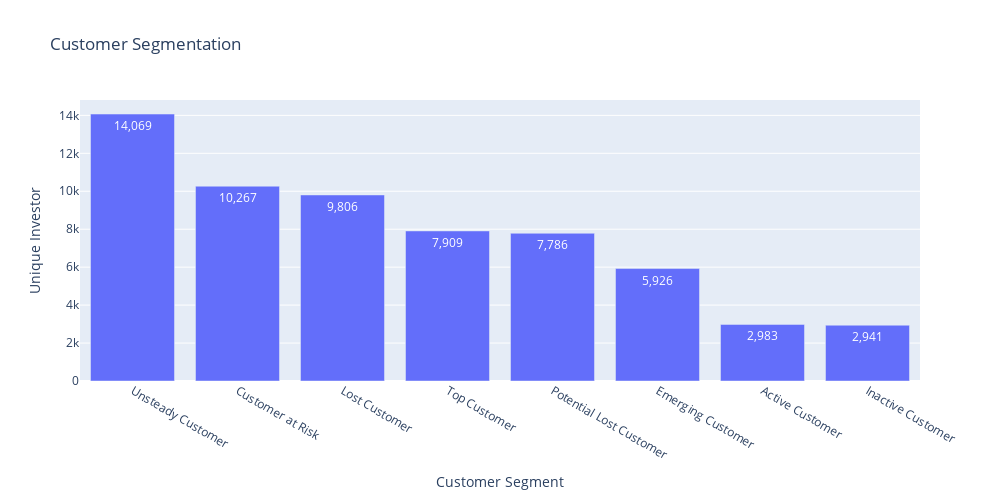

Notebook cell for this chart:
### Code cell
# visualization section
fig = px.bar(
    grouping_segment, x='scoring', y='Customer_ID', text='Customer_ID',
    labels={'scoring':'Customer Segment', 'Customer_ID':'Unique Investor'},
    title='Customer Segmentation'
)
fig.update_traces(texttemplate='%{text:,}')

fig.update_layout(
    autosize=True,
    width=1000,
    height=500
)

fig.show()

### Figure 1 — Plotly figure (JSON) as saved in the notebook; plotly's stock layout.template omitted (floating-point values rounded to 4 significant figures)
{"data": [{"alignmentgroup": "True", "hovertemplate": "Customer Segment=%{x}<br>Unique Investor=%{text}<extra></extra>", "legendgroup": "", "marker": {"color": "#636efa", "pattern": {"shape": ""}}, "name": "", "offsetgroup": "", "orientation": "v", "showlegend": false, "text": [14069, 10267, 9806, 7909, 7786, 5926, 2983, 2941], "textposition": "auto", "texttemplate": "%{text:,}", "type": "bar", "x": ["Unsteady Customer", "Customer at Risk", "Lost Customer", "Top Customer", "Potential Lost Customer", "Emerging Customer", "Active Customer", "Inactive Customer"], "xaxis": "x", "y": [14069, 10267, 9806, 7909, 7786, 5926, 2983, 2941], "yaxis": "y"}], "layout": {"autosize": true, "barmode": "relative", "height": 500, "legend": {"tracegroupgap": 0}, "title": {"text": "Customer Segmentation"}, "width": 1000, "xaxis": {"anchor": "y", "domain": [0, 1], "title": {"text": "Customer Segment"}}, "yaxis": {"anchor": "x", "domain": [0, 1], "title": {"text": "Unique Investor"}}}}
